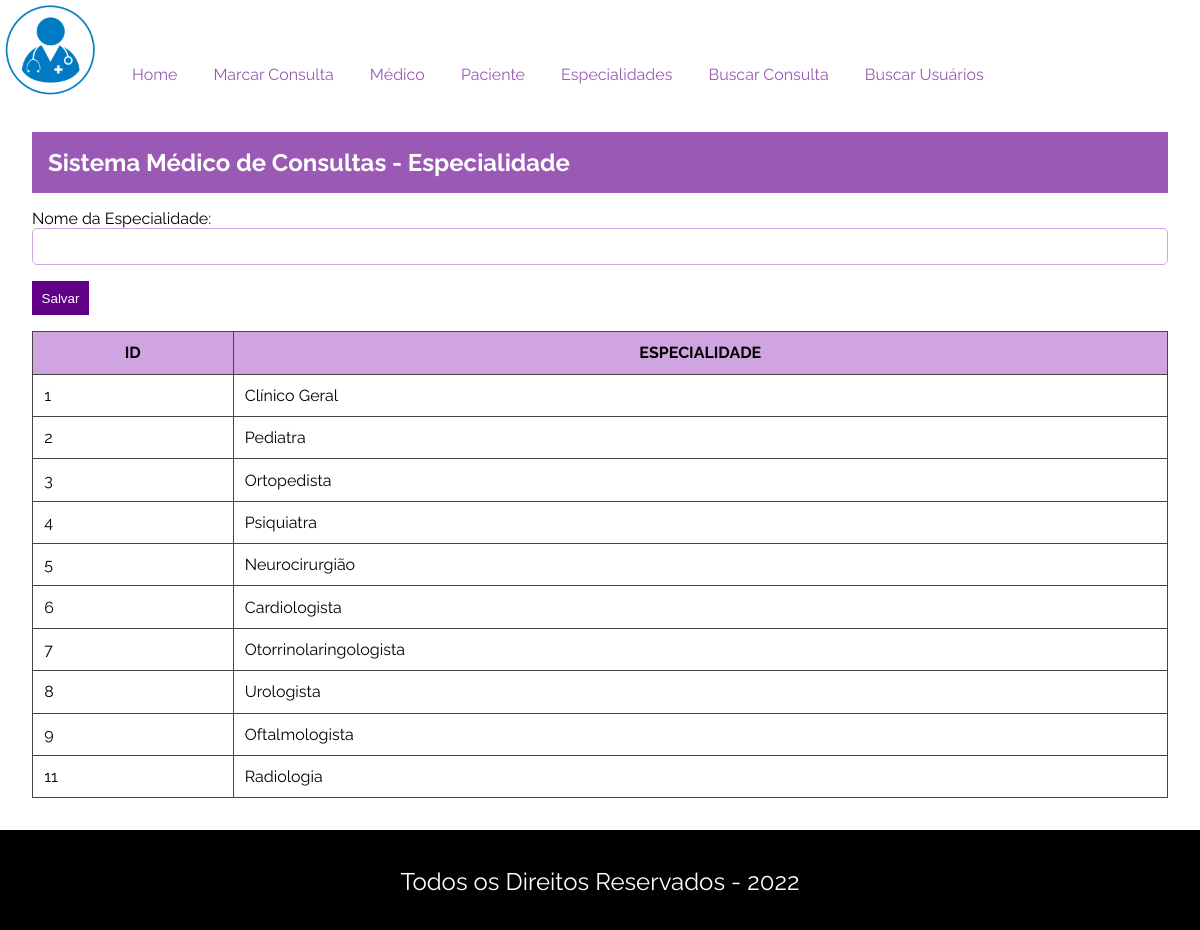
The page /sistema_atendimento_medico/especialidade.php on the database its author committed.
### tables this page shows
CREATE TABLE `tbespecialidade` (
  `id` int(11) NOT NULL,
  `especialidade` varchar(100) DEFAULT NULL
);

### sistema_atendimento_medico/especialidade.php (the view, shortened to what this page needs)
<?php require_once "components/topo.php"; ?>
<h1>Sistema Médico de Consultas - Especialidade</h1>
<form action="especialidade-save.php" method="post">
    <div>
        <label class="form-label">Nome da Especialidade:</label>
        <input type="text" name="especialidade" id="especialidade" class="form-control">
    </div>
    <input type="submit" value="Salvar" class="btn btn-save">
</form>
<?php
require_once "db/conexao.php";
$sql = "select id, especialidade from tbespecialidade";
$rsEspecialidade = mysqli_query($conn,$sql);
if(mysqli_num_rows($rsEspecialidade)>0){
?>
<table class="my-table">
<thead>
    <tr>
        <th>ID</th>
        <th>ESPECIALIDADE</th>
    </tr>
</thead>
<tbody>
    <?php while($especialidade = mysqli_fetch_assoc($rsEspecialidade)){?>
    <tr>
        <td>
            <?=$especialidade["id"]?>
        </td>
        <td>
        <?=$especialidade["especialidade"]?>
        </td>
    </tr>
    <?php } ?>
</tbody>
</table>
<?php } ?>
<?php require_once 'components/rodape.php'; ?>

### sistema_atendimento_medico/components/topo.php (shortened to what this page needs)
<!DOCTYPE html>
<html lang="en">
<head>
   <link rel="stylesheet" href="css\estilo.css">
   <link rel="stylesheet" href="https://cdnjs.cloudflare.com/ajax/libs/font-awesome/6.1.2/css/all.min.css" />
</head>
<body>
  <div id="container">
    <header id="topo">
      <div id=logo>
      <img src="imagens\logo .png" alt="Logo do Sistema SMC">
      </div>
      <nav id="menu">
      <a href="index.php">Home</a>
      <a href="marcar-consulta.php">Marcar Consulta</a>
      <a href="medico.php">Médico</a>
      <a href="paciente.php">Paciente</a>
      <a href="especialidade.php">Especialidades</a>
      <a href="buscar-consulta.php">Buscar Consulta</a>
      <a href="buscar-usuarios.php">Buscar Usuários</a>
    </nav>
    </header>
    <section id="conteudo">

### sistema_atendimento_medico/components/rodape.php (shortened to what this page needs)
</section>
    <footer id="rodape">
      <p>Todos os Direitos Reservados - <?=date('Y')?></p>
    </footer>
  </div>
</html>

### sistema_atendimento_medico/css/estilo.css (style rules this page uses)
* { box-sizing: border-box; }
body ,html { margin:0; width: 100%; height:100vh; font-family: 'Raleway', sans-serif; }
#container { display: grid; grid-template: "topo" 100px "conteudo" "rodape" 100px / 1fr; min-height: 100%; }
#topo { grid-area: topo; display:flex ; align-items: flex-end; }
#topo #logo { height: 100%; }
#logo img { height: 100%; }
#conteudo { grid-area: conteudo; padding: 2rem; }
#conteudo h1 { margin: 0; background-color: #9b59b6; color:#FFF; padding: 1rem; }
#rodape { grid-area: rodape; background-color: #000; color:#FFF }
#rodape p { text-align: center; padding-top: 0.8rem; font-size: 1.5rem; }
#topo #menu { margin-left: 1rem; padding: 1rem 0; transition: all 0.5s ease; -webkit-transition: all 0.5s ease; }
#menu a { padding: 1rem; text-decoration: none; color: #9b59b6; position: relative; }
#menu a:before, #menu a:after { height: 3px; position: absolute; content: ''; background-color: #9b59b6; width: 0; transition: all 0.5s ease; -webkit-transition: all 0.5s ease; }
#menu a::before { top: 0; left: 0; }
#menu a::after { bottom: 0; right: 0; }
form { margin: 1rem 0; }
form div { width: 100%; margin-bottom: 1rem; }
form .form-control { width: 100%; border:1px solid #cfa4e0; border-radius: 5px; padding: 10px; outline: none; }
.btn { padding: 0.6rem; border: none; cursor: pointer; }
.btn-save { background-color: #600086; color: #FFF; }
.my-table { width: 100%; border: 1px solid #444; border-collapse: collapse ; margin-top: 0.5rem; }
.my-table, .my-table th, .my-table td { border: 1px solid #444; padding: 0.7rem; }
.my-table thead tr:first-child { background-color: #cfa4e0; }

### rows shown on the page
tbespecialidade: id "1", especialidade "Clínico Geral"
tbespecialidade: id "2", especialidade "Pediatra"
tbespecialidade: id "3", especialidade "Ortopedista"
tbespecialidade: id "4", especialidade "Psiquiatra"
tbespecialidade: id "5", especialidade "Neurocirurgião"
tbespecialidade: id "6", especialidade "Cardiologista"
tbespecialidade: id "7", especialidade "Otorrinolaringologista"
tbespecialidade: id "8", especialidade "Urologista"
tbespecialidade: id "9", especialidade "Oftalmologista"
tbespecialidade: id "11", especialidade "Radiologia"
